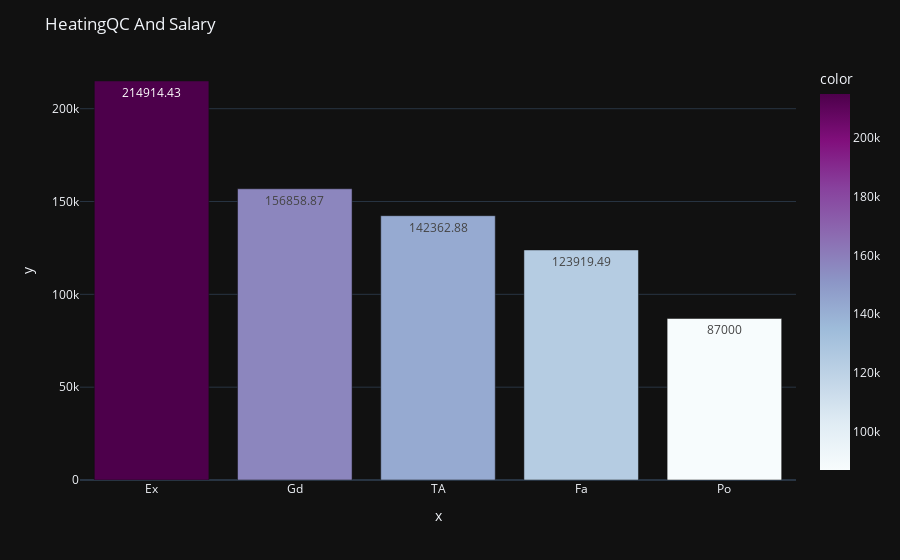

Notebook cell for this chart:
### Code cell
fig=px.bar(
    x=HeatingQC.index,
    y=HeatingQC.values,
    color_continuous_scale="BuPu",
    color=HeatingQC.values,
    text=np.round(HeatingQC.values,2)
)

fig.update_layout(
    title="HeatingQC And Salary",
    template="plotly_dark"
)

fig.show()

### Figure 1 — Plotly figure (JSON) as saved in the notebook; plotly's stock layout.template omitted (floating-point values rounded to 4 significant figures)
{"data": [{"alignmentgroup": "True", "hovertemplate": "x=%{x}<br>y=%{y}<br>text=%{text}<br>color=%{marker.color}<extra></extra>", "legendgroup": "", "marker": {"color": [214900.0, 156900.0, 142400.0, 123900.0, 87000], "coloraxis": "coloraxis", "pattern": {"shape": ""}}, "name": "", "offsetgroup": "", "orientation": "v", "showlegend": false, "text": [214900.0, 156900.0, 142400.0, 123900.0, 87000], "textposition": "auto", "type": "bar", "x": ["Ex", "Gd", "TA", "Fa", "Po"], "xaxis": "x", "y": [214900.0, 156900.0, 142400.0, 123900.0, 87000], "yaxis": "y"}], "layout": {"barmode": "relative", "coloraxis": {"colorbar": {"title": {"text": "color"}}, "colorscale": [[0, "rgb(247,252,253)"], [0.125, "rgb(224,236,244)"], [0.25, "rgb(191,211,230)"], [0.375, "rgb(158,188,218)"], [0.5, "rgb(140,150,198)"], [0.625, "rgb(140,107,177)"], [0.75, "rgb(136,65,157)"], [0.875, "rgb(129,15,124)"], [1, "rgb(77,0,75)"]]}, "legend": {"tracegroupgap": 0}, "margin": {"t": 60}, "title": {"text": "HeatingQC And Salary"}, "xaxis": {"anchor": "y", "domain": [0, 1], "title": {"text": "x"}}, "yaxis": {"anchor": "x", "domain": [0, 1], "title": {"text": "y"}}}}
